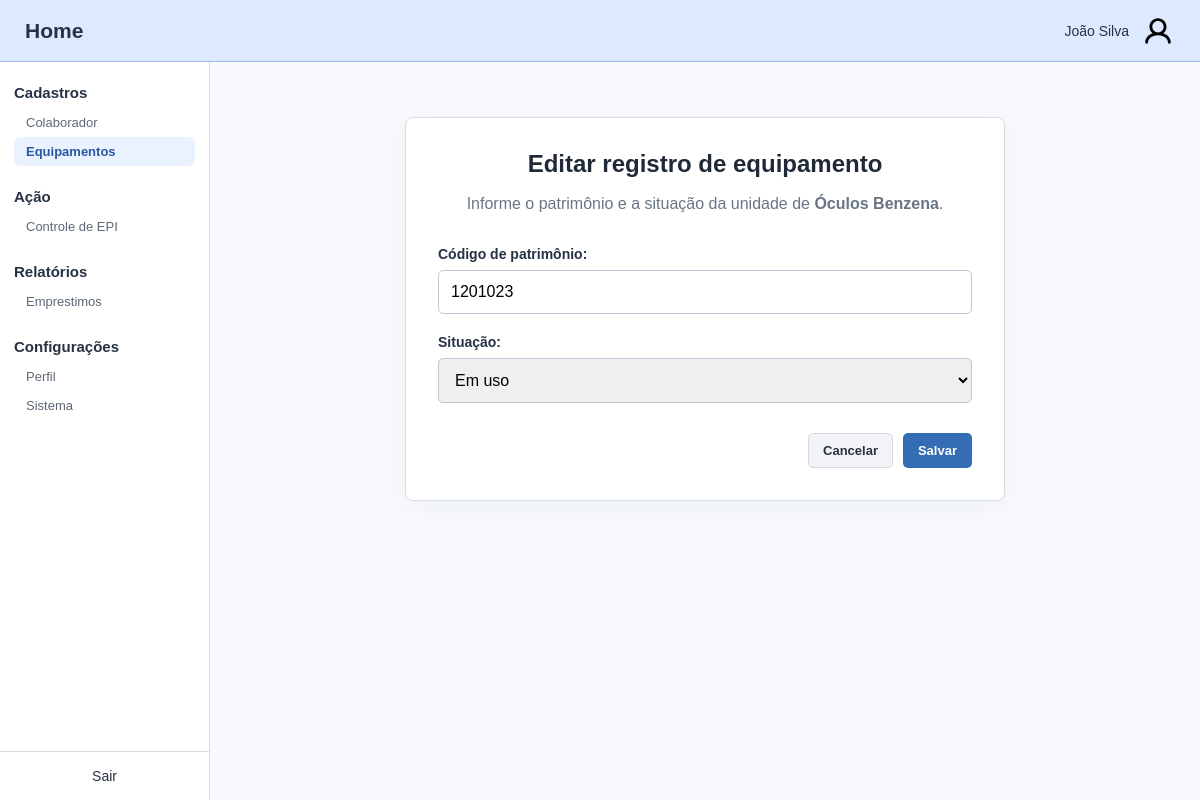
Screenshot of /equipamentos/registros/editar/2 with the database file from the repository.
### nucleo/models.py (models this page shows, shortened)
class Equipamentos(models.Model):
    SITUACAO_CHOICES = [
       ('DISPONIVEL', 'Disponível'),
       ('EM_USO', 'Em uso'),
       ('INATIVO', 'Inativo'),
    ]
    tipo = models.ForeignKey(TipoEquipamento, on_delete=models.PROTECT, related_name='equipamentos', null=False, blank=False)
    codigo_patrimonio = models.CharField(max_length=30, null=False)
    situacao = models.CharField(max_length=30, null=False, choices=SITUACAO_CHOICES, default='DISPONIVEL', blank=False)

class TipoEquipamento(models.Model):
    CATEGORIA_CHOICES = [
         ('CABECA', 'Cabeça'),
         ('FACE','Face'),
         ('AUDITIVO','Auditivo'),
         ('RESPIRATORIO', 'Respiratório'),
         ('TRONCO', 'Tronco'),
         ('MEMBROS_SUPERIORES', 'Membros superiores'),
         ('MEMBROS_INFERIORES', 'Membros inferiores'),
         ('QUEDAS', 'Quedas'),
    ]
    nome = models.CharField(max_length=30, null=False, blank=False)
    descricao = models.CharField(max_length=100)
    categoria = models.CharField(max_length=30, null=False, choices=CATEGORIA_CHOICES, blank=False)

### nucleo/views.py (the view)
# urls.py: path('equipamentos/registros/editar/<int:id>', views.editar_equipamento_registro, name='equipamentos-registros-editar'),
def editar_equipamento_registro(req, id):
    registro = get_object_or_404(Equipamentos.objects.select_related('tipo'), id=id)
    form = EquipamentoRegistroForm(req.POST if req.method == 'POST' else None, instance=registro)
    if req.method == 'POST' and form.is_valid():
        form.save()
        messages.success(req, 'Registro atualizado com sucesso!')
        return redirect('equipamentos-registros-inicial', id=registro.tipo_id)
    return render(req, 'nucleo/forms/equipamentos_registros/editar.html', {
        'registro': registro, 'form': form,
    })

### nucleo/forms.py (shortened to what this page needs)
class EquipamentoRegistroForm(forms.ModelForm):
    class Meta:
        model = Equipamentos
        fields = ['codigo_patrimonio', 'situacao']
        labels = {
            'codigo_patrimonio': 'Código de patrimônio',
            'situacao': 'Situação',
        }
        widgets = {
            'codigo_patrimonio': forms.TextInput(attrs={
                'placeholder': 'Ex.: EPI-001',
            }),
        }

### nucleo/templates/nucleo/forms/equipamentos_registros/editar.html (shortened to what this page needs)
{% extends 'nucleo/base.html' %}
{% block content %}
<section class="content-card form-card">
    <h1>Editar registro de equipamento</h1>
    <p class="description">Informe o patrimônio e a situação da unidade de <strong>{{ registro.tipo.nome }}</strong>.</p>
    <form class="collaborator-form" action="{% url 'equipamentos-registros-editar' registro.id %}" method="post">
        {% include 'nucleo/forms/equipamentos_registros/campos.html' %}
        <div class="form-actions">
            <a class="button button-secondary" href="{% url 'equipamentos-registros-inicial' registro.tipo.id %}">Cancelar</a>
            <button class="button button-primary" type="submit">Salvar</button>
        </div>
    </form>
</section>
{% endblock %}

### nucleo/templates/nucleo/forms/equipamentos_registros/campos.html (shortened to what this page needs)
{% for field in form %}
<div class="form-field">
    {{ field.label_tag }}
    {{ field }}
</div>
{% endfor %}

### nucleo/static/css/style.css (style rules this page uses)
:root { --blue: #dce9ff; --blue-border: #9bb8e5; --text: #263244; --border: #d6dce5; --background: #f7f9fc; --green: #3e9158; --red: #b94747; }
* { box-sizing: border-box; }
body { margin: 0; font-family: Arial, sans-serif; color: var(--text); background: var(--background); }
a { color: inherit; text-decoration: none; }
button, input, select { font: inherit; }
.content-card { width: 100%; max-width: 920px; padding: 32px; background: #fff; border: 1px solid var(--border); border-radius: 8px; box-shadow: 0 5px 22px #25334b0a; }
.content-card h1 { margin: 0 0 26px; font-size: 24px; text-align: center; color: #202938; }
.button { display: inline-flex; align-items: center; justify-content: center; padding: 9px 14px; border-radius: 5px; border: 1px solid transparent; cursor: pointer; font-size: 13px; font-weight: bold; white-space: nowrap; }
.form-card { max-width: 600px; }
.description { text-align: center; color: #697585; margin: -12px 0 30px; line-height: 1.5; }
.collaborator-form { display: flex; flex-direction: column; gap: 20px; }
.form-field { display: flex; flex-direction: column; gap: 8px; }
.form-field label { font-size: 14px; font-weight: bold; }
.form-field input, select { width: 100%; padding: 12px; border: 1px solid #bdc8d6; border-radius: 5px; outline-color: #8fb5ec; }
.form-actions { display: flex; justify-content: flex-end; gap: 10px; margin-top: 10px; }
.button-secondary { background: #f1f3f6; border-color: #d3d8df; }
.button-primary { background: #346db4; color: white; }

### rows the page displays
Equipamentos: tipo.nome "Óculos Benzena", form "1201023" "Em uso"

### other values shown
{{ field.label_tag }} "Código de patrimônio:" "Situação:"
